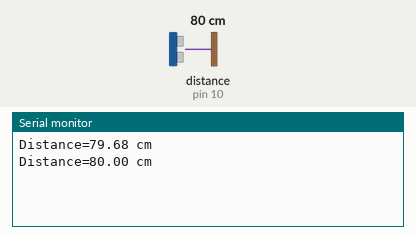
The sketch below on a simulated Arduino Uno, built with avr-gcc and run on an emulated ATmega328P. Parts: the last lines printed to the serial monitor. Wiring (inferred from the names in the program): ultrasonic range finder: trigger pin 9; echo pin 10. The inputs (shaded band) are chosen by the test bench; at power-on: distance to the obstacle (sensor on pin 10) 80 cm. The echo pulse lasts 58.3 µs per cm.

Above: at 1.8 s.
1.9 s: distance to the obstacle (sensor on pin 10) set to 4 cm
At 2.8 s:
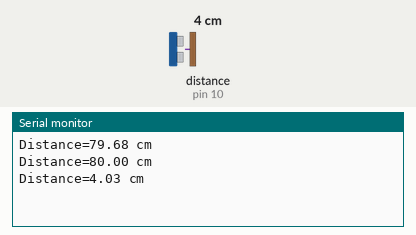
3.4 s: distance to the obstacle (sensor on pin 10) set to 2 cm
At 4.4 s:
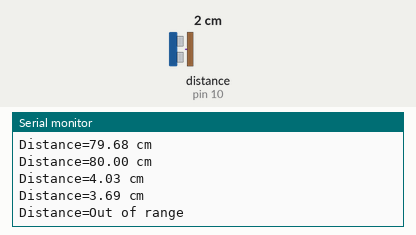
Timing chart, 0 to 6.4 s (numbered marks = the images above; inputs shaded):
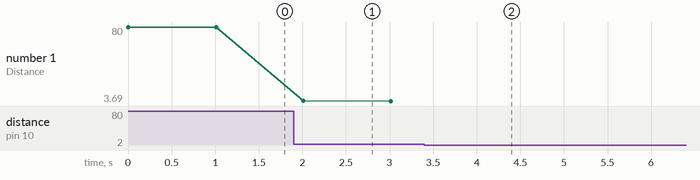

Measured:
- the behaviour switches between 3 and 2 cm on distance to the obstacle (sensor on pin 10) (found by bisection; images 1 and 2)
- after the input at 1.9 s, the serial monitor: prints a new line after 0.11 s (image 1)
- after the input at 3.4 s, the serial monitor: prints a new line after 0.61 s (image 2)
- plotted number 1: 80 → 3.69 after the input at 1.9 s

The sketch:

sketch_sep17b.ino
```cpp
#define tri 9
#define echo 10
float duration,distance;
void setup() {
  Serial.begin(9600);
  pinMode(tri,OUTPUT);
  pinMode(echo,INPUT);
}

void loop() {
  digitalWrite(tri,LOW);
  delayMicroseconds(2);
  digitalWrite(tri,HIGH);
  delayMicroseconds(10);
  digitalWrite(tri,LOW);

  duration = pulseIn(echo,HIGH);
  distance =(duration/2)*0.0343;

  Serial.print("Distance=");
  if (distance >= 400 || distance <=2) {
    Serial.println("Out of range");
  }
  else {
    Serial.print(distance);
    Serial.println(" cm");
    delay(500);
  }
  delay(500);
}
```
